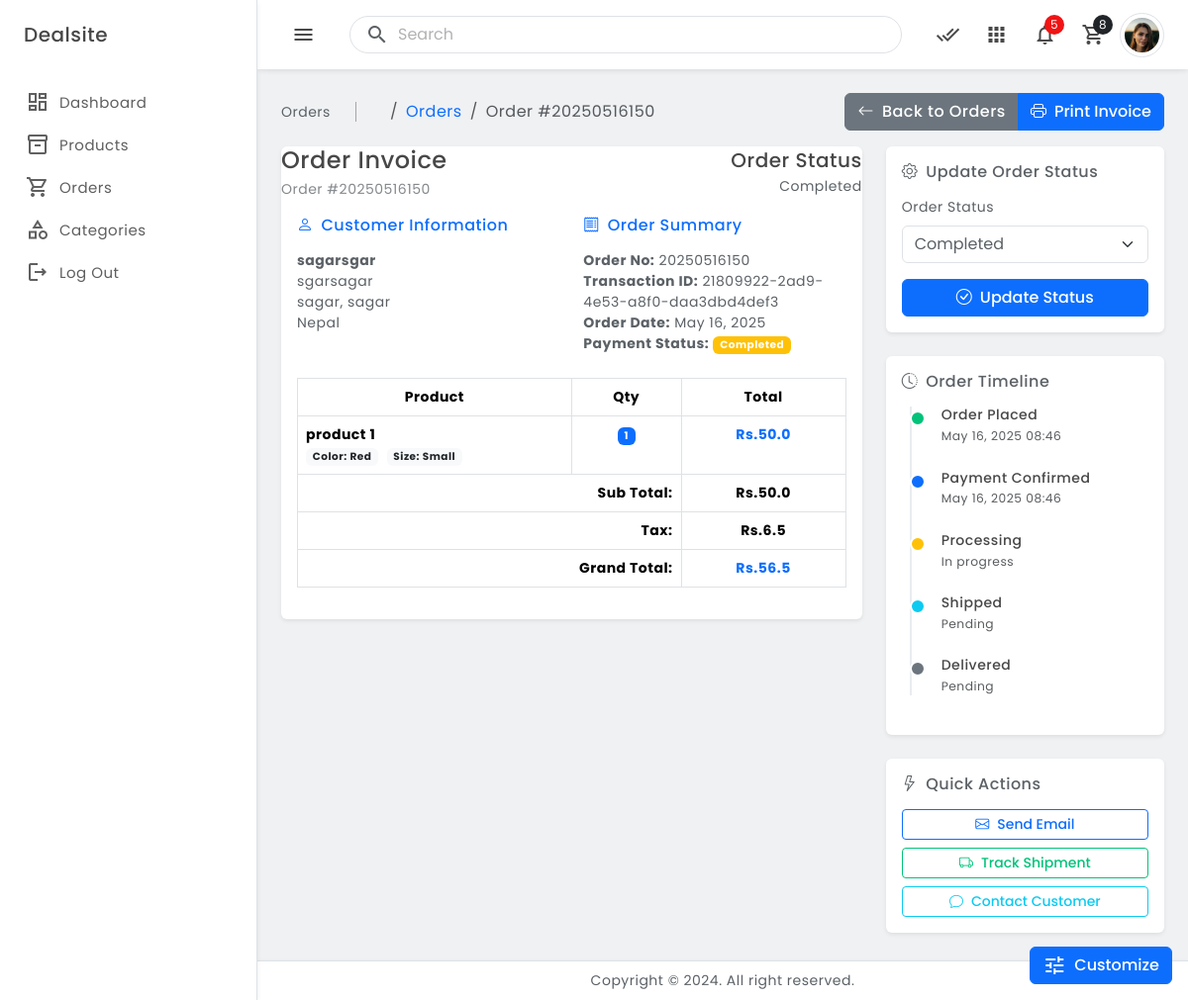
The page /admin-panel/order_info/20250516150/ on the database as committed earlier.
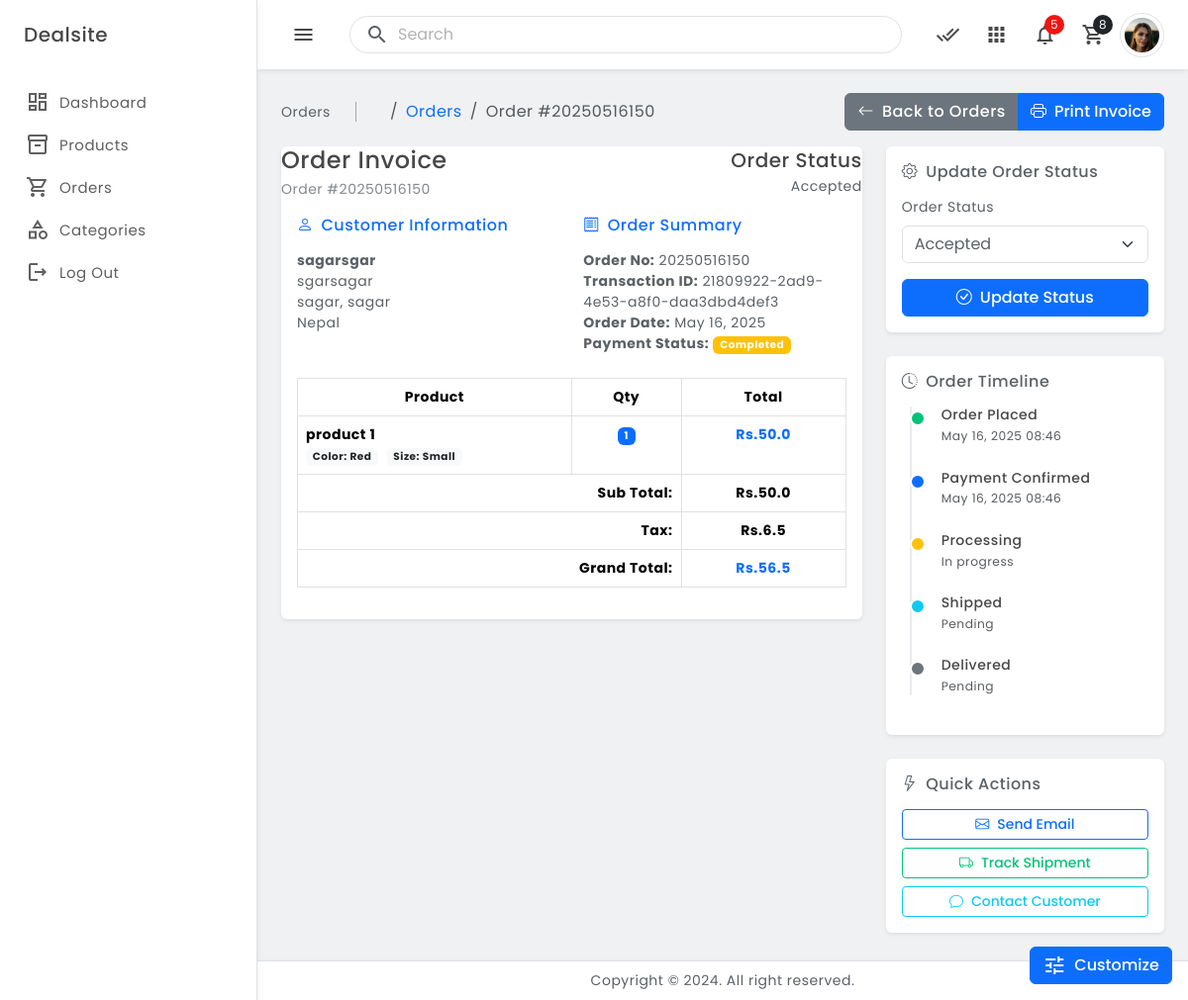
The same page on the database as committed later.
### orders/models.py (models this page shows, shortened)
class Order(models.Model):
    STATUS ={
        ('New','New'),
        ('Accepted','Accepted'),
        ('Completed','Completed'),
        ('Cancelled','Cancelled'),
    }
    user            = models.ForeignKey(Account, on_delete=models.CASCADE)
    payment         = models.ForeignKey(Payment, on_delete=models.SET_NULL, blank=True, null=True)
    order_number    = models.CharField(max_length=50)
    first_name      = models.CharField(max_length=50)
    last_name       = models.CharField(max_length=50)
    phone           = models.CharField(max_length=15)
    email           = models.EmailField(max_length=254)
    address_line_1  = models.CharField(max_length=50)
    address_line_2  = models.CharField(max_length=50)
    country         = models.CharField(max_length=50)
    state           = models.CharField(max_length=50)
    city            = models.CharField(max_length=50)
    order_note      = models.CharField(max_length=100)
    order_total     = models.FloatField()
    tax             = models.FloatField()
    status          = models.CharField(max_length=10, choices=STATUS, default='New')
    ip              = models.CharField(blank=True, max_length=20)
    is_ordered      = models.BooleanField(default=False)
    created_at      = models.DateTimeField(auto_now_add=True)
    updated_at      = models.DateTimeField(auto_now=True)
    def full_name(self):
        return f'{self.first_name}{self.last_name}'
    def full_address(self):
        return f'{self.address_line_1}{self.address_line_2}'

class Payment(models.Model):
    user            = models.ForeignKey(Account, on_delete=models.CASCADE)
    payment_id      = models.CharField(max_length=100)
    payment_method  = models.CharField(max_length=100)
    amount_paid     = models.CharField(max_length=100)
    status          = models.CharField(max_length=100)
    created_at      = models.DateTimeField(auto_now_add=True)

### vendor/views.py (the view, shortened to what this page needs)
# urls.py: path('order_info/<int:order_id>/', views.order_info, name='order_info'),
def order_info(request, order_id):
    order = get_object_or_404(Order, order_number=order_id)
    order_detail = OrderProduct.objects.filter(order__order_number=order_id)
    subtotal = sum(i.product_price * i.quantity for i in order_detail)
    context = {
        'order_detail': order_detail,
        'order': order,
        'subtotal': subtotal,
    }
    return render(request, 'vendor/order_detail.html', context)

### carts/context_processors.py (called while the page is built, shortened)
def counter(request):
    cart_count = 0
    if 'admin' in request.path:
        return {}
    return dict(cart_count = cart_count)

### category/context_processors.py (called while the page is built)
def menu_links(request):
    links = Category.objects.all()
    return dict(links=links)

### templates/vendor/order_detail.html (shortened to what the changed rows need)
{% extends 'vendor/admin_base.html' %}
{% block view %}
  <main class="main-wrapper">
    <div class="main-content">
      <div class="page-breadcrumb d-none d-sm-flex align-items-center mb-3">
        <div class="ps-3">
          <nav aria-label="breadcrumb">
            <ol class="breadcrumb mb-0 p-0">
              <li class="breadcrumb-item"><a href="{% url 'orders' %}">Orders</a></li>
              <li class="breadcrumb-item active" aria-current="page">Order #{{order.order_number}}</li>
            </ol>
          </nav>
        </div>
      </div>
      <div class="row">
        <div class="col-12 col-lg-8">
          <div class="card">
            <div class="invoice-header">
              <div class="row align-items-center">
                <div class="col-md-6">
                  <h4 class="mb-1">Order Invoice</h4>
                  <p class="mb-0 opacity-75">Order #{{order.order_number}}</p>
                </div>
                <div class="col-md-6 text-md-end">
                  <h5 class="mb-1">Order Status</h5>
                  {% if order.status == 'Pending' %}
                    <span class="status-badge status-pending">{{order.status}}</span>
                  {% elif order.status == 'Confirmed' %}
                    <span class="status-badge status-confirmed">{{order.status}}</span>
                  {% elif order.status == 'Shipped' %}
                    <span class="status-badge status-shipped">{{order.status}}</span>
                  {% elif order.status == 'Delivered' %}
                    <span class="status-badge status-delivered">{{order.status}}</span>
                  {% elif order.status == 'Cancelled' %}
                    <span class="status-badge status-cancelled">{{order.status}}</span>
                  {% else %}
                    <span class="status-badge status-pending">{{order.status}}</span>
                  {% endif %}
                </div>
              </div>
            </div>
            <div class="card-body">
              <div class="row mb-4">
                <div class="col-md-6">
                  <div class="customer-info">
                    <ul class="list-unstyled mb-0">
                      <li><strong>{{order.full_name}}</strong></li>
                      <li>{{order.full_address}}</li>
                      <li>{{order.city}}, {{order.state}}</li>
                      <li>{{order.country}}</li>
                    </ul>
                  </div>
                </div>
                <div class="col-md-6">
                  <div class="order-summary">
                    <ul class="list-unstyled mb-0">
                      <li><strong>Order No:</strong> {{order.order_number}}</li>
                      <li><strong>Transaction ID:</strong> {{order.payment.payment_id}}</li>
                      <li><strong>Order Date:</strong> {{order.created_at|date:"M d, Y"}}</li>
                      <li><strong>Payment Status:</strong>
                        <span class="badge bg-{% if order.payment.status == 'COMPLETED' %}success{% else %}warning{% endif %}">
                          {{order.payment.status}}
                        </span>
                      </li>
                    </ul>
                  </div>
                </div>
              </div>
              <div class="table-responsive">
                <table class="table table-bordered">
                  <thead>
                    <tr>
                      <th class="text-center" style="width: 50%;">Product</th>
                      <th class="text-center" style="width: 20%;">Qty</th>
                      <th class="text-center" style="width: 30%;">Total</th>
                    </tr>
                  </thead>
                  <tfoot>
                    <tr class="total-row">
                      <th colspan="2" class="text-end">Sub Total:</th>
                      <th class="text-center">Rs.{{subtotal}}</th>
                    </tr>
                    <tr class="total-row">
                      <th colspan="2" class="text-end">Tax:</th>
                      <th class="text-center">Rs.{{order.tax}}</th>
                    </tr>
                    <tr class="grand-total-row">
                      <th colspan="2" class="text-end">Grand Total:</th>
                      <th class="text-center text-primary">Rs.{{order.order_total}}</th>
                    </tr>
                  </tfoot>
                </table>
              </div>
            </div>
          </div>
        </div>
        <div class="col-12 col-lg-4">
          <div class="card">
            <div class="card-body">
              <form method="POST">
                <div class="mb-3">
                  <label for="status" class="form-label">Order Status</label>
                  <select name="status" id="status" class="form-select">
                    {% for key, value in order.STATUS %}
                      <option value="{{ key }}" {% if order.status == key %}selected{% endif %}>{{ value }}</option>
                    {% endfor %}
                  </select>
                </div>
              </form>
            </div>
          </div>
          <div class="card">
            <div class="card-body">
              <div class="timeline">
                <div class="timeline-item">
                  <div class="timeline-content">
                    <h6 class="mb-1">Order Placed</h6>
                    <p class="mb-0 text-muted small">{{order.created_at|date:"M d, Y H:i"}}</p>
                  </div>
                </div>
                <div class="timeline-item">
                  <div class="timeline-content">
                    <h6 class="mb-1">Payment Confirmed</h6>
                    <p class="mb-0 text-muted small">{{order.created_at|date:"M d, Y H:i"}}</p>
                  </div>
                </div>
              </div>
            </div>
          </div>
        </div>
      </div>
    </div>
  </main>
{% endblock view %}

Rows that differ between the two databases and show on the page:
changed Order "sagarsgar": status "Completed" → "Accepted"
